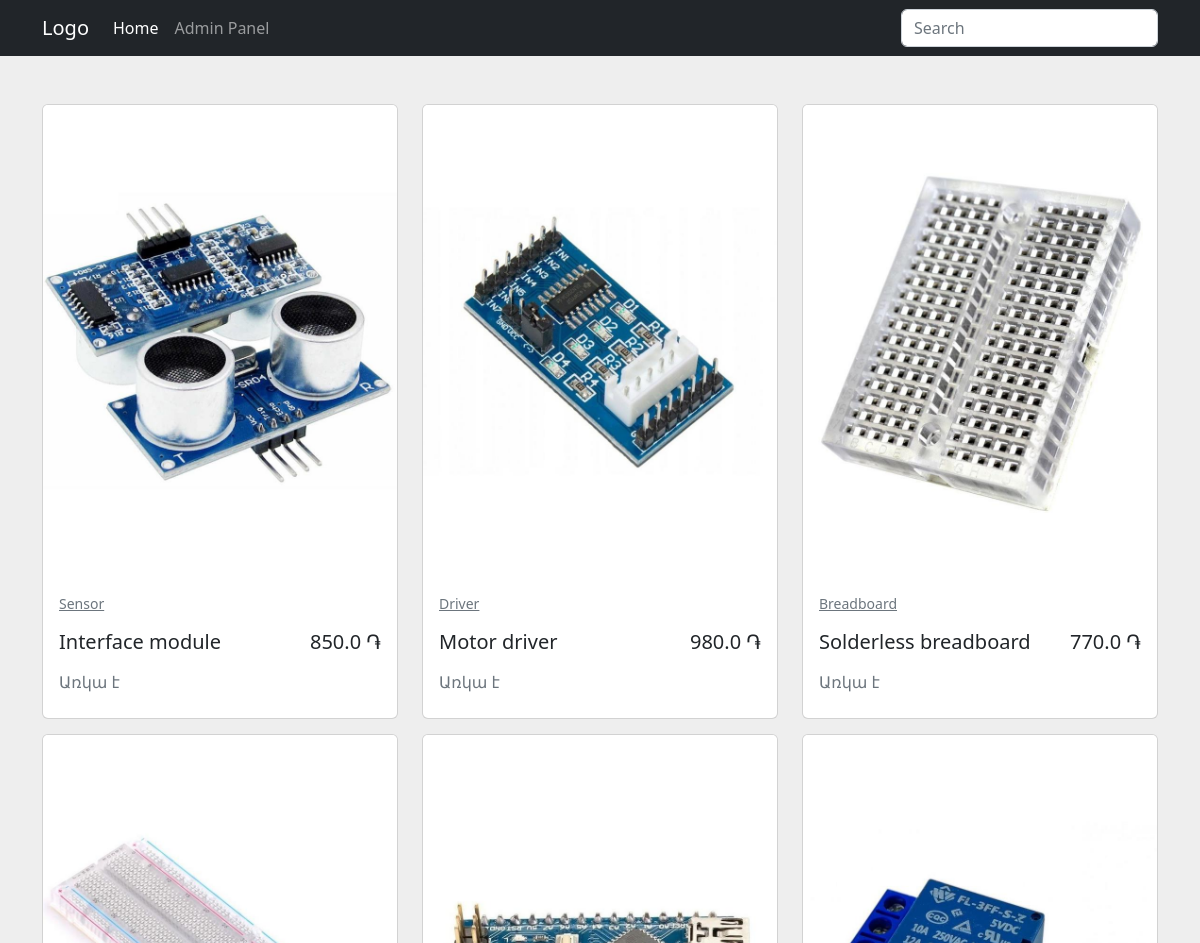
Before: / (upper part) with the older database file.
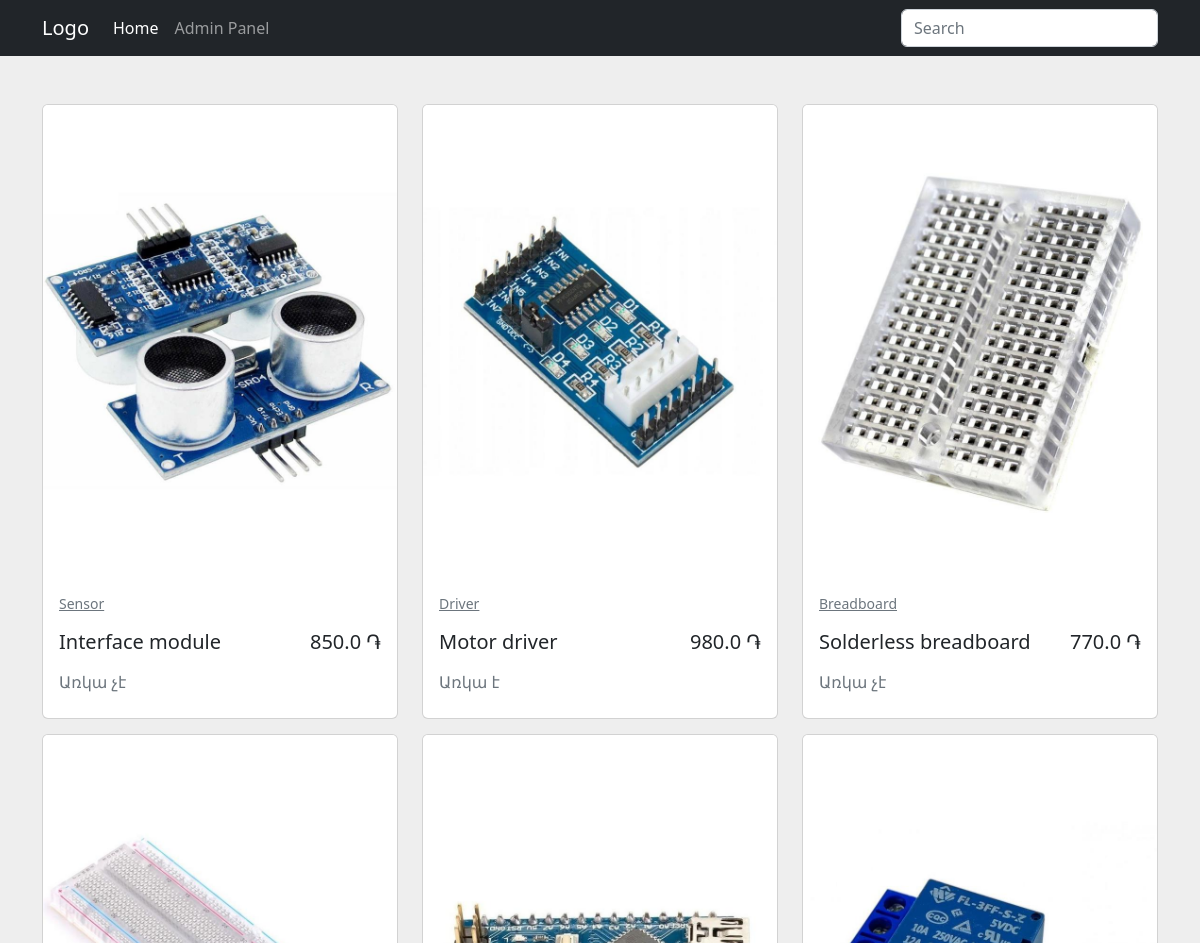
After: the same page with the newer database file.
### app/models.py (models this page shows, shortened)
class Product(db.Model):
    __tablename__ = 'products'
    id = db.Column(db.Integer, primary_key=True)
    name = db.Column(db.String(255), nullable=False)
    price = db.Column(db.Float, nullable=False)
    amount = db.Column(db.Integer, nullable=False)
    description = db.Column(db.Text)
    image = db.Column(db.String(255), nullable=False)
    category_id = db.Column(db.Integer, db.ForeignKey('categories.id'), nullable=False)
    category = db.relationship('Category')

class Category(db.Model):
    __tablename__ = 'categories'
    id = db.Column(db.Integer, primary_key=True)
    name = db.Column(db.String(255), nullable=False, unique=True)

### app/main/__init__.py (the view)
@main.route('/')
def index():
    products = Product.query.all()
    return render_template('index.html', products=products)

### app/templates/index.html (shortened to what this page needs)
{% extends "base.html" %}
{% block content %}
<section style="background-color: #eee;">
  <div class="container py-5">
    <div class="row">
      {% for product in products %}
      <div class="col-md-12 col-lg-4 mb-4 mb-lg-0">
        <div class="card">
          <img src="{{ url_for('static', filename='img/uploads/' + product.image) }}" class="card-img-top" alt="{{ product.name }}" />
            <div class="card-body">
              <div class="d-flex justify-content-between">
                <p class="small"><a href="#!" class="text-muted">{{ product.category.name }}</a></p>
              </div>
              <div class="d-flex justify-content-between mb-3">
                <h5 class="mb-0">{{ product.name }}</h5>
                <h5 class="text-dark mb-0">{{ product.price }} <span>&#x058f;</span></h5>
              </div>
              <div class="d-flex justify-content-between mb-2">
                <p class="text-muted mb-0">
                  {% if product.amount %}Առկա է{% else %}Առկա չէ{% endif %}
                </p>
              </div>
            </div>
          </div>
      </div>
      {% endfor %}
    </div>
  </div>
</section>
{% endblock %}

### app/templates/base.html (shortened to what this page needs)
<!doctype html>
<html lang="en">
<head>
    <link rel="stylesheet" href="{{ url_for('static', filename='css/style.css') }}">
</head>
<body>
{% block body %}
    <nav class="navbar navbar-expand-lg navbar-dark bg-dark" aria-label="Eighth navbar example">
    {% block navbar %}
        <div class="container">
          <a class="navbar-brand" href="#">Logo</a>
          <div class="collapse navbar-collapse" id="navbarsExample07">
            <ul class="navbar-nav me-auto mb-2 mb-lg-0">
              <li class="nav-item">
                <a class="nav-link active" aria-current="page" href="{{ url_for('main.index') }}">Home</a>
              </li>
              <li class="nav-item">
                <a class="nav-link" href="{{ url_for('admin.index') }}">Admin Panel</a>
              </li>
            </ul>
            <form role="search">
              <input class="form-control" type="search" placeholder="Search" aria-label="Search">
            </form>
          </div>
        </div>
    {% endblock %}
    </nav>
    {% block content %} {% endblock %}
{% endblock %}
</body>
</html>

### app/static/css/style.css (style rules this page uses)
.card { margin-bottom: 15px; }

Changed rows visible on the page:
changed Product "Interface module": amount "Առկա է" → "Առկա չէ"
changed Product "Solderless breadboard": amount "Առկա է" → "Առկա չէ"
